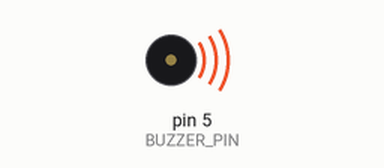
Recording of a sketch running on a simulated Arduino Uno, built with avr-gcc and run on an emulated ATmega328P. Shown: buzzer (waves = sounding).

Above: at 0.1 s.
At 10.5 s:
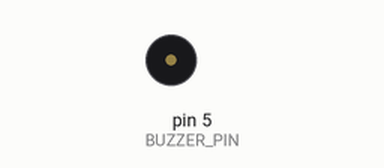
Timing chart, 0 to 12.0 s (numbered marks = the images above):
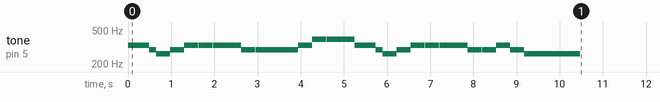

The sketch:

MobileManipulator-Blackberry-03-04-Buzzer-Tone.ino
```cpp
//////////////  부저
#define BUZZER_PIN            5

#define OCTAVE_4_DO           262
#define OCTAVE_4_RE           294
#define OCTAVE_4_MI           330
#define OCTAVE_4_SOL          392
#define OCTAVE_4_LA           440
#define OCTAVE_4_TI           494
#define OCTAVE_5_DO           523

#define WHOLE_NOTE            1300
#define HALF_NOTE             WHOLE_NOTE/2
#define QUATER_NOTE           WHOLE_NOTE/4
#define DOTTED_QUATER_NOTE    WHOLE_NOTE*3/8
#define EIGHTH_NOTE           WHOLE_NOTE/8
#define SIXTEENTH_NOTE        WHOLE_NOTE/16
#define SHORT_DELAY           10

int melody[] = {OCTAVE_4_MI, OCTAVE_4_RE, OCTAVE_4_DO, OCTAVE_4_RE,
                OCTAVE_4_MI, OCTAVE_4_MI, OCTAVE_4_MI,
                OCTAVE_4_RE, OCTAVE_4_RE, OCTAVE_4_RE,
                OCTAVE_4_MI, OCTAVE_4_SOL, OCTAVE_4_SOL,
                OCTAVE_4_MI, OCTAVE_4_RE, OCTAVE_4_DO, OCTAVE_4_RE,
                OCTAVE_4_MI, OCTAVE_4_MI, OCTAVE_4_MI,
                OCTAVE_4_RE, OCTAVE_4_RE, OCTAVE_4_MI, OCTAVE_4_RE,
                OCTAVE_4_DO};
int note[] = {DOTTED_QUATER_NOTE, EIGHTH_NOTE, QUATER_NOTE, QUATER_NOTE,
              QUATER_NOTE, QUATER_NOTE, HALF_NOTE,
              QUATER_NOTE, QUATER_NOTE, HALF_NOTE,
              QUATER_NOTE, QUATER_NOTE, HALF_NOTE,
              DOTTED_QUATER_NOTE, EIGHTH_NOTE, QUATER_NOTE, QUATER_NOTE,
              QUATER_NOTE, QUATER_NOTE, HALF_NOTE,
              QUATER_NOTE, QUATER_NOTE, QUATER_NOTE, QUATER_NOTE,
              WHOLE_NOTE};

int prevNote = 0;

void setup() {
  if (sizeof(melody) != sizeof(note))
    while(1) {};  // 두 배열의 사이즈가 다르면 연주할 수 없음

  for (int i = 0 ; i < sizeof(melody)/sizeof(int) ; i++) {
    if (prevNote == melody[i]) { // 현재 출력하려는 음이 이전 음과 같을 때
      noTone(BUZZER_PIN); // 잠깐 끊어서 구분함
      delay(SHORT_DELAY);
    }
    tone(BUZZER_PIN, melody[i]);
    delay(note[i]);
    prevNote = melody[i];
  }
  noTone(BUZZER_PIN);
}

void loop() {
}
```
